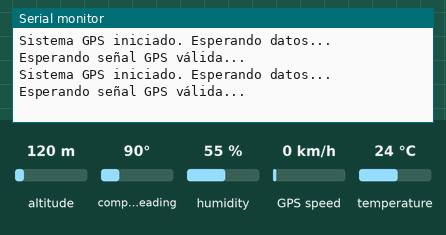
This sketch was run on a simulated Arduino Uno, built with avr-gcc and run on an emulated ATmega328P. Shown: the last lines printed to the serial monitor. The test bench sets the inputs (shaded band); at power-on: humidity 55 %, temperature 24 °C, altitude 120 m, compass heading 90°, GPS speed 0 km/h. The GPS gets a fix after 3 s at 37.7749, -122.4194 with 8 satellites.

Above: at 3.2 s.
3.3 s: humidity set to 22 %
At 5.4 s:
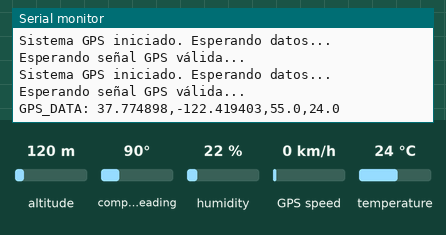
7.6 s: temperature set to 12 °C
At 8.5 s:
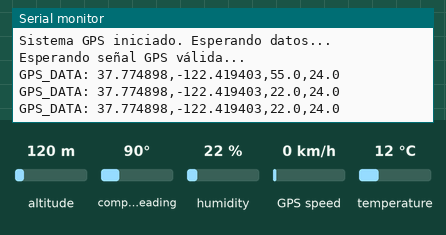
9.1 s: humidity set to 40 %
At 10.9 s:
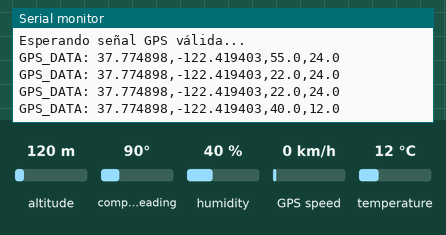
Timing chart, 0 to 12.4 s (numbered marks = the images above; inputs shaded):
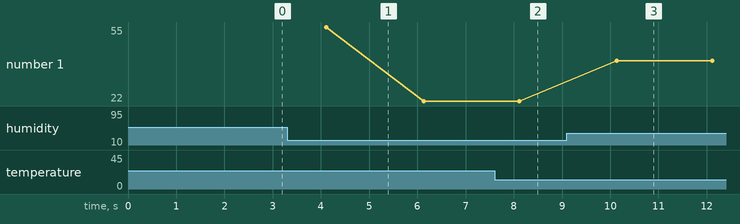

Measured:
- after the input at 9.1 s, the serial monitor: prints a new line after 1.0 s (image 3)
- plotted number 1: 22 → 40 after the input at 9.1 s

The sketch:

arduino_gps_neo6m.ino
```cpp
#include <SoftwareSerial.h>
#include <TinyGPS++.h>

// Sensor DHT para humedad y temperatura (opcional)
// Si no tienes un sensor DHT, puedes eliminar estas líneas
#include <DHT.h>
#define DHTPIN 4     // Pin digital conectado al sensor DHT
#define DHTTYPE DHT11   // DHT 11 (cambia a DHT22 si usas ese modelo)

// Configuración para GPS NEO-6M - Usar D0(RX), D1(TX) para R4 WiFi
// Conecta TX del GPS al pin D0 del Arduino
// Conecta RX del GPS al pin D1 del Arduino
SoftwareSerial gpsSerial(0, 1); // RX, TX (D0, D1 en Arduino R4 WiFi)
TinyGPSPlus gps;

// Inicializar sensor DHT (elimina esta línea si no tienes DHT)
DHT dht(DHTPIN, DHTTYPE);

// Variables para almacenar datos
float latitude = 0.0, longitude = 0.0;
float humidity = 0.0, temperature = 0.0;
unsigned long lastUpdateTime = 0;
const unsigned long UPDATE_INTERVAL = 2000; // Actualizar cada 2 segundos

void setup() {
  // Inicializar puerto serial para comunicación con la computadora
  Serial.begin(9600);
  while (!Serial) {
    ; // Esperar a que el puerto serial se conecte
  }

  // Inicializar puerto serial para GPS
  gpsSerial.begin(9600);

  // Inicializar sensor DHT (elimina esta línea si no tienes DHT)
  dht.begin();

  Serial.println("Sistema GPS iniciado. Esperando datos...");
}

void loop() {
  // Leer datos del GPS
  while (gpsSerial.available() > 0) {
    if (gps.encode(gpsSerial.read())) {
      if (gps.location.isValid()) {
        latitude = gps.location.lat();
        longitude = gps.location.lng();
      }
    }
  }

  // Cada intervalo definido, enviar datos completos
  if (millis() - lastUpdateTime > UPDATE_INTERVAL) {
    lastUpdateTime = millis();

    // Leer sensores DHT (elimina esta sección si no tienes DHT)
    humidity = dht.readHumidity();
    temperature = dht.readTemperature();

    // Enviar datos en formato estandarizado para que Python los procese
    if (gps.location.isValid()) {
      Serial.print("GPS_DATA: ");
      Serial.print(latitude, 6);
      Serial.print(",");
      Serial.print(longitude, 6);

      // Añadir datos de humedad y temperatura si están disponibles
      if (!isnan(humidity) && !isnan(temperature)) {
        Serial.print(",");
        Serial.print(humidity, 1);
        Serial.print(",");
        Serial.print(temperature, 1);
      }

      Serial.println();
    } else {
      Serial.println("Esperando señal GPS válida...");
    }
  }

  // Si después de 5 segundos no hay datos GPS, mostrar mensaje
  if (millis() > 5000 && gps.charsProcessed() < 10) {
    Serial.println("No se detectan datos GPS. Verifica las conexiones.");
    delay(1000);
  }
}
```
